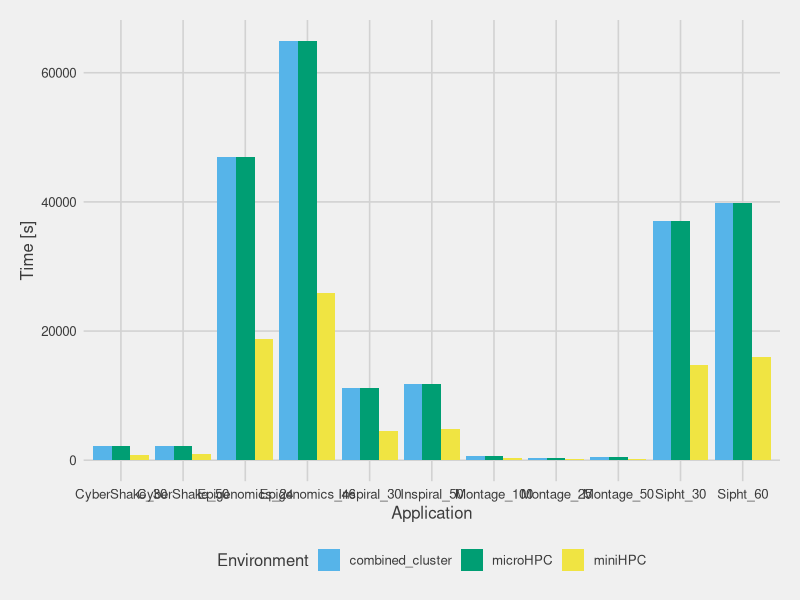
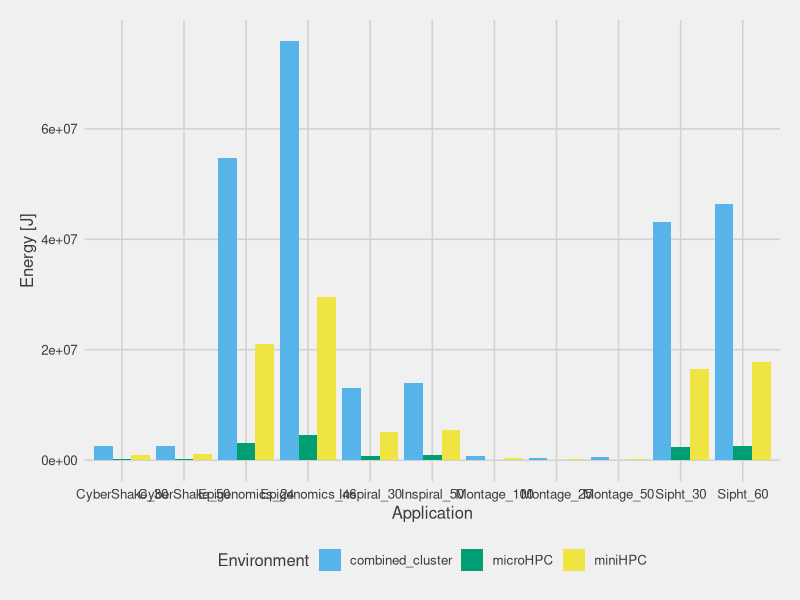
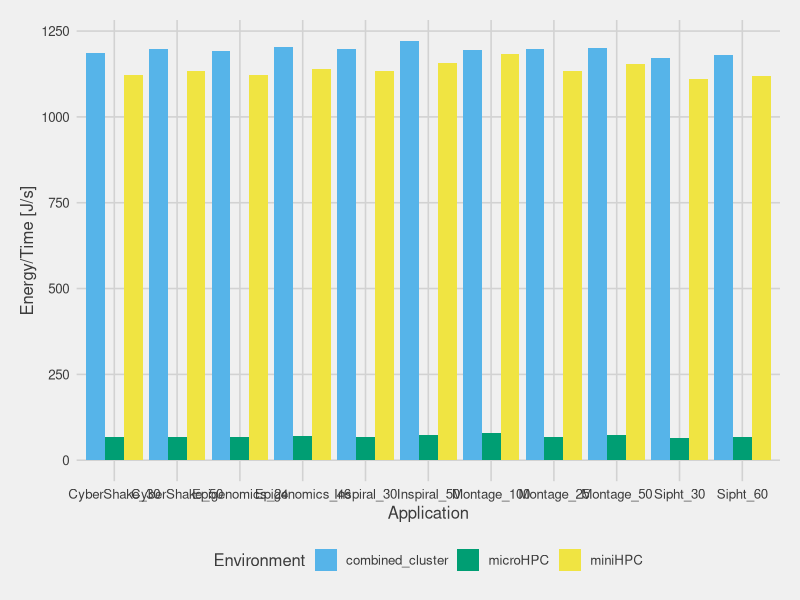
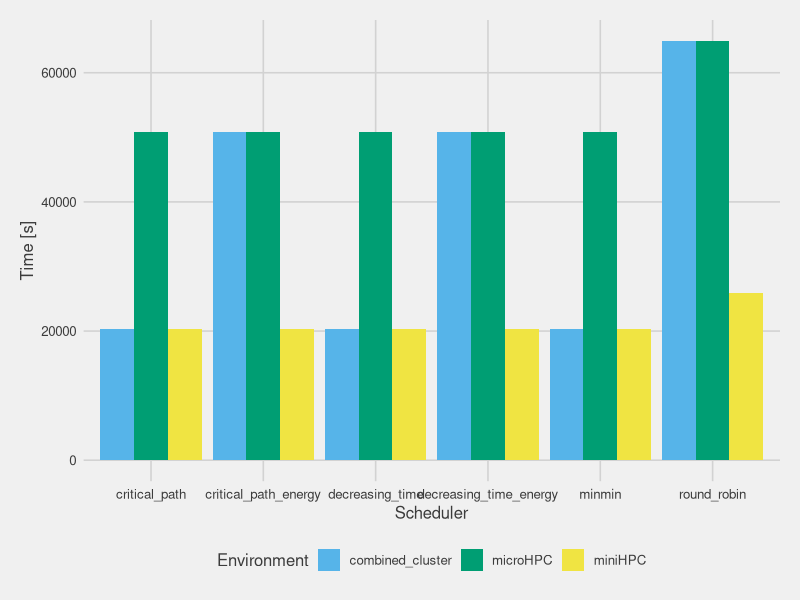
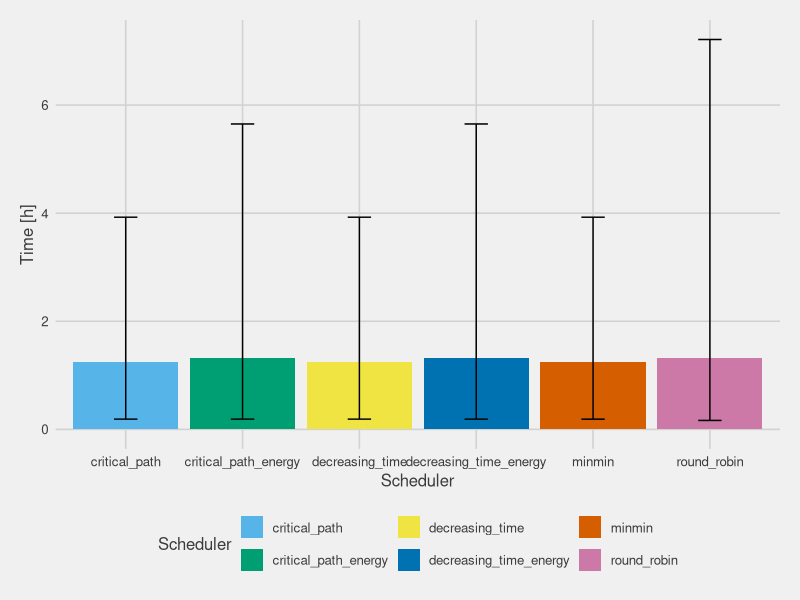
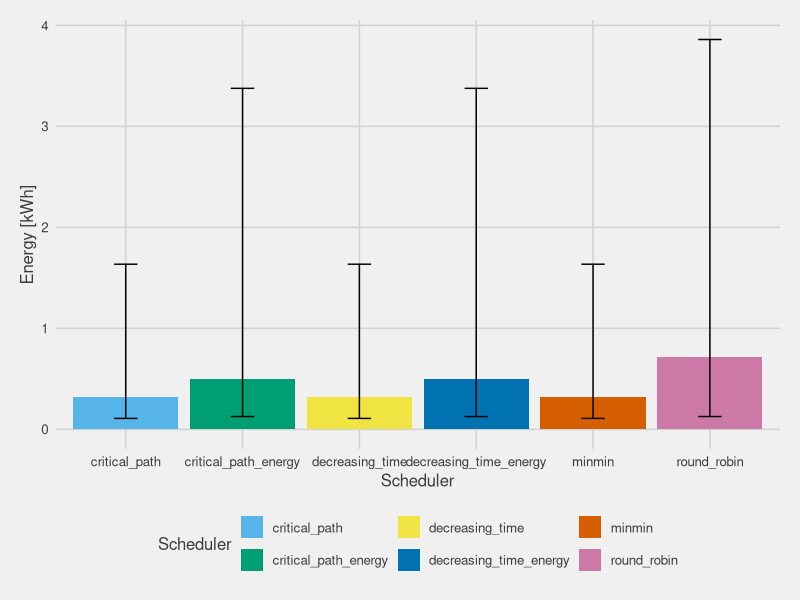
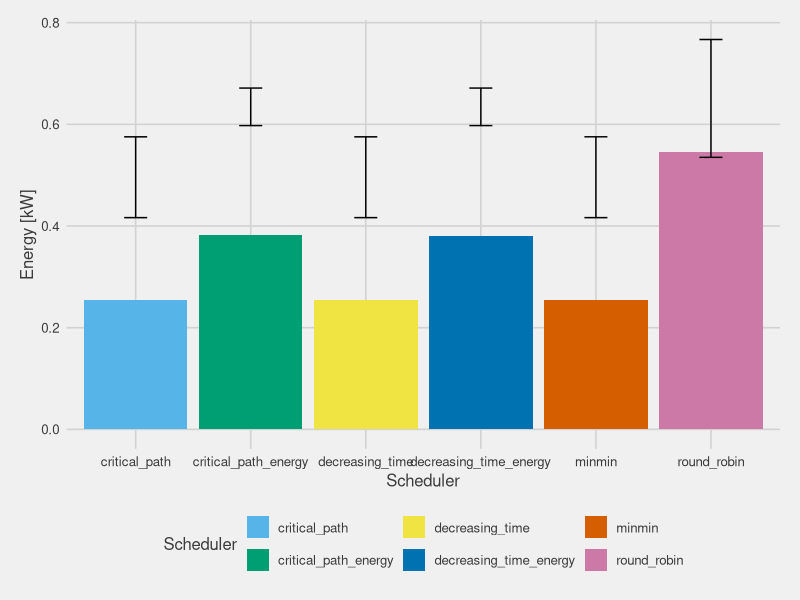
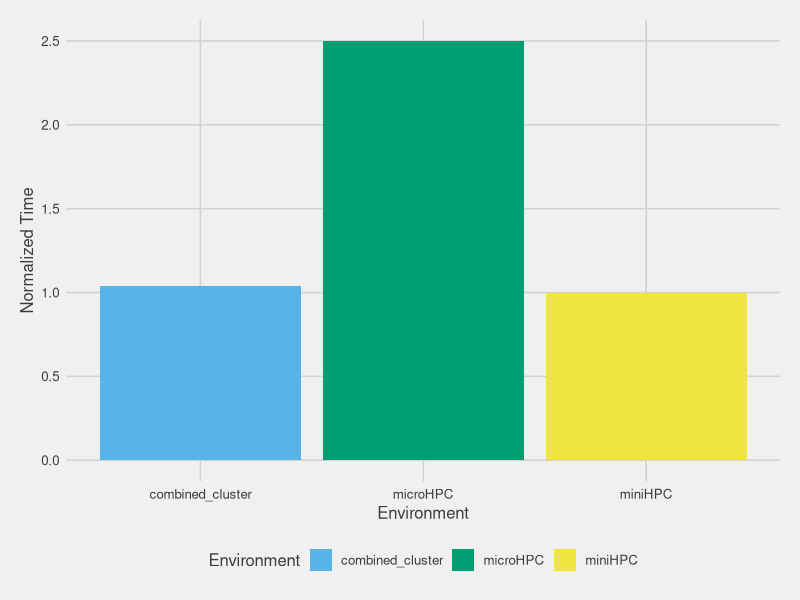

These charts were generated, in order, by the following R code:

library(ggthemes)
library(ggplot2)
library(dplyr)
#library(reshape2)

simulations_out <- read.csv("data/simulations.csv")


#Energy / Time ratio----
simulations_out$ratio <- simulations_out$energy/simulations_out$time


#Plot Times----
ggplot(simulations_out, aes(x=Application, y=time, fill = Environment, group = Environment)) +
  geom_bar(stat='identity', position='dodge')  +
  theme_fivethirtyeight() + scale_fill_pander() + 
  theme(axis.title = element_text()) + 
  ylab('Time [s]')
ggsave(filename = "graphs/round_robin_time.pdf", device = "pdf", scale = 0.8)


#Plot Energy Consumtion----
ggplot(simulations_out, aes(x=Application, y=energy, fill = Environment, group = Environment)) +
  geom_bar(stat='identity', position='dodge')  +
  theme_fivethirtyeight() + scale_fill_pander() + 
  theme(axis.title = element_text()) + 
  ylab('Energy [J]')
ggsave(filename = "graphs/round_robin_energy.pdf", device = "pdf", scale = 0.8)


#Plot Energy/Time Consumption----
ggplot(simulations_out, aes(x=Application, y=ratio, fill = Environment, group = Environment)) +
  geom_bar(stat='identity', position='dodge')  +
  theme_fivethirtyeight() + scale_fill_pander() + 
  theme(axis.title = element_text()) + 
  ylab('Energy/Time [J/s]')
ggsave(filename = "graphs/round_robin_energy_time.pdf", device = "pdf", scale = 0.8)

#Plot Time----
ggplot(simulations_out, aes(x=Scheduler, y=time, fill = Environment, group = Environment)) +
  geom_bar(stat='identity', position='dodge')  +
  theme_fivethirtyeight() + scale_fill_pander() + 
  theme(axis.title = element_text()) + 
  ylab('Time [s]')
ggsave(filename = "graphs/round_robin_energy_time.pdf", device = "pdf", scale = 0.8)


#Calculate avg, sd, etc.----
aggregated <- simulations_out %>%
  group_by(Scheduler) %>%
  summarise(avg_time = median(time),
            first_quant_time = quantile(time,0.25),
            third_quant_time = quantile(time,0.75),
            avg_energy = median(energy),
            first_quant_energy = quantile(energy,0.25),
            third_quant_energy = quantile(energy,0.75))

#Compare Scheduling Algorithms----
conversion <- 1/60/60
aggregated$avg_time <- aggregated$avg_time*conversion
aggregated$first_quant_time <- aggregated$first_quant_time*conversion
aggregated$third_quant_time <- aggregated$third_quant_time*conversion

aggregated$avg_energy <- aggregated$avg_energy*2.77778e-7
aggregated$first_quant_energy <- aggregated$first_quant_energy*2.77778e-7
aggregated$third_quant_energy <- aggregated$third_quant_energy*2.77778e-7

ggplot(aggregated, aes(x=Scheduler, y=avg_time, fill = Scheduler, group = Scheduler)) +
  geom_bar(stat='identity', position='dodge')  +
  geom_errorbar(aes(ymin=first_quant_time, ymax=third_quant_time),
                width=.2,                    # Width of the error bars
                position=position_dodge(.9)) +
  theme_fivethirtyeight() + scale_fill_pander() + 
  theme(axis.title = element_text()) + 
  ylab('Time [h]') 
ggsave(filename = "graphs/scheduling_compare.pdf", device = "pdf", scale = 0.8)

ggplot(aggregated, aes(x=Scheduler, y=avg_energy, fill = Scheduler, group = Scheduler)) +
  geom_bar(stat='identity', position='dodge')  +
  geom_errorbar(aes(ymin=first_quant_energy, ymax=third_quant_energy),
                width=.2,                    # Width of the error bars
                position=position_dodge(.9)) +
  theme_fivethirtyeight() + scale_fill_pander() + 
  theme(axis.title = element_text()) + 
  ylab('Energy [kWh]') 
ggsave(filename = "graphs/scheduling_compare.pdf", device = "pdf", scale = 0.8)


ggplot(aggregated, aes(x=Scheduler, y=avg_energy/avg_time, fill = Scheduler, group = Scheduler)) +
  geom_bar(stat='identity', position='dodge')  +
  geom_errorbar(aes(ymin=first_quant_energy/first_quant_time, ymax=third_quant_energy/third_quant_time),
                width=.2,                    # Width of the error bars
                position=position_dodge(.9)) +
  theme_fivethirtyeight() + scale_fill_pander() + 
  theme(axis.title = element_text()) + 
  ylab('Energy [kW]') 
ggsave(filename = "graphs/scheduling_compare.pdf", device = "pdf", scale = 0.8)


#Compare Cluster ----
#Calculate avg, sd, etc.----
aggregated_cluster <- simulations_out %>%
  group_by(Environment) %>%
  summarise(avg_time = median(time),
            first_quant_time = quantile(time,0.25),
            third_quant_time = quantile(time,0.75),
            avg_energy = median(energy),
            first_quant_energy = quantile(energy,0.25),
            third_quant_energy = quantile(energy,0.75))

aggregated_cluster$avg_time <- aggregated_cluster$avg_time*conversion
aggregated_cluster$first_quant_time <- aggregated_cluster$first_quant_time*conversion
aggregated_cluster$third_quant_time <- aggregated_cluster$third_quant_time*conversion

aggregated_cluster$avg_energy <- aggregated_cluster$avg_energy*2.77778e-7
aggregated_cluster$first_quant_energy <- aggregated_cluster$first_quant_energy*2.77778e-7
aggregated_cluster$third_quant_energy <- aggregated_cluster$third_quant_energy*2.77778e-7

aggregated_cluster$norm_time <- aggregated_cluster$avg_time/aggregated_cluster$avg_time[aggregated_cluster$Environment=="miniHPC"]
aggregated_cluster$norm_energy <- aggregated_cluster$avg_energy/aggregated_cluster$avg_energy[aggregated_cluster$Environment=="miniHPC"]


ggplot(aggregated_cluster, aes(x=Environment, y=norm_time, fill = Environment, group = Environment)) +
  geom_bar(stat='identity', position='dodge')  +
  theme_fivethirtyeight() + scale_fill_pander() + 
  theme(axis.title = element_text()) + 
  ylab('Normalized Time') 
ggsave(filename = "graphs/scheduling_compare.pdf", device = "pdf", scale = 0.8)

ggplot(aggregated_cluster, aes(x=Environment, y=norm_energy, fill = Environment, group = Environment)) +
  geom_bar(stat='identity', position='dodge')  +
  theme_fivethirtyeight() + scale_fill_pander() + 
  theme(axis.title = element_text()) + 
  ylab('Normalized Energy') 
ggsave(filename = "graphs/scheduling_compare.pdf", device = "pdf", scale = 0.8)

